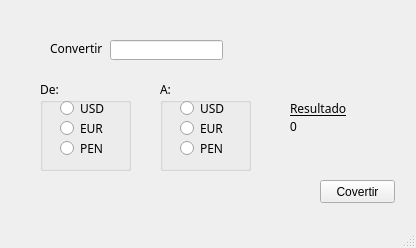
<?xml version="1.0" encoding="UTF-8"?>
<ui version="4.0">
 <class>MainWindow</class>
 <widget class="QMainWindow" name="MainWindow">
  <property name="geometry">
   <rect>
    <x>0</x>
    <y>0</y>
    <width>416</width>
    <height>248</height>
   </rect>
  </property>
  <property name="windowTitle">
   <string>Tipo de Cambio</string>
  </property>
  <property name="accessibleName">
   <string/>
  </property>
  <widget class="QWidget" name="centralwidget">
   <widget class="QLabel" name="lblConvertir">
    <property name="geometry">
     <rect>
      <x>50</x>
      <y>40</y>
      <width>61</width>
      <height>16</height>
     </rect>
    </property>
    <property name="font">
     <font>
      <family>Sitka</family>
     </font>
    </property>
    <property name="text">
     <string>Convertir</string>
    </property>
   </widget>
   <widget class="QLabel" name="lblResultado">
    <property name="geometry">
     <rect>
      <x>290</x>
      <y>100</y>
      <width>71</width>
      <height>16</height>
     </rect>
    </property>
    <property name="font">
     <font>
      <family>Sitka</family>
      <weight>50</weight>
      <bold>false</bold>
      <underline>true</underline>
     </font>
    </property>
    <property name="text">
     <string>Resultado</string>
    </property>
   </widget>
   <widget class="QLabel" name="lblCambio">
    <property name="geometry">
     <rect>
      <x>290</x>
      <y>120</y>
      <width>47</width>
      <height>13</height>
     </rect>
    </property>
    <property name="text">
     <string>0</string>
    </property>
   </widget>
   <widget class="QLineEdit" name="leImporte">
    <property name="geometry">
     <rect>
      <x>110</x>
      <y>40</y>
      <width>113</width>
      <height>20</height>
     </rect>
    </property>
   </widget>
   <widget class="QGroupBox" name="gbDe">
    <property name="geometry">
     <rect>
      <x>40</x>
      <y>80</y>
      <width>91</width>
      <height>91</height>
     </rect>
    </property>
    <property name="font">
     <font>
      <family>Sitka</family>
     </font>
    </property>
    <property name="title">
     <string>De:</string>
    </property>
    <widget class="QRadioButton" name="rbDeUSD">
     <property name="geometry">
      <rect>
       <x>20</x>
       <y>20</y>
       <width>51</width>
       <height>17</height>
      </rect>
     </property>
     <property name="text">
      <string>USD</string>
     </property>
    </widget>
    <widget class="QRadioButton" name="rbDeEUR">
     <property name="geometry">
      <rect>
       <x>20</x>
       <y>40</y>
       <width>51</width>
       <height>17</height>
      </rect>
     </property>
     <property name="text">
      <string>EUR</string>
     </property>
    </widget>
    <widget class="QRadioButton" name="rbDePEN">
     <property name="geometry">
      <rect>
       <x>20</x>
       <y>60</y>
       <width>51</width>
       <height>17</height>
      </rect>
     </property>
     <property name="text">
      <string>PEN</string>
     </property>
    </widget>
   </widget>
   <widget class="QGroupBox" name="gbA">
    <property name="geometry">
     <rect>
      <x>160</x>
      <y>80</y>
      <width>91</width>
      <height>91</height>
     </rect>
    </property>
    <property name="font">
     <font>
      <family>Sitka</family>
     </font>
    </property>
    <property name="title">
     <string>A:</string>
    </property>
    <widget class="QRadioButton" name="rbAUSD">
     <property name="geometry">
      <rect>
       <x>20</x>
       <y>20</y>
       <width>61</width>
       <height>17</height>
      </rect>
     </property>
     <property name="text">
      <string>USD</string>
     </property>
    </widget>
    <widget class="QRadioButton" name="rbAEUR">
     <property name="geometry">
      <rect>
       <x>20</x>
       <y>40</y>
       <width>51</width>
       <height>17</height>
      </rect>
     </property>
     <property name="text">
      <string>EUR</string>
     </property>
    </widget>
    <widget class="QRadioButton" name="rbAPEN">
     <property name="geometry">
      <rect>
       <x>20</x>
       <y>60</y>
       <width>51</width>
       <height>17</height>
      </rect>
     </property>
     <property name="text">
      <string>PEN</string>
     </property>
    </widget>
   </widget>
   <widget class="QPushButton" name="pbTipoCambio">
    <property name="geometry">
     <rect>
      <x>320</x>
      <y>180</y>
      <width>75</width>
      <height>23</height>
     </rect>
    </property>
    <property name="text">
     <string>Covertir</string>
    </property>
   </widget>
  </widget>
  <widget class="QMenuBar" name="menubar">
   <property name="geometry">
    <rect>
     <x>0</x>
     <y>0</y>
     <width>416</width>
     <height>21</height>
    </rect>
   </property>
  </widget>
  <widget class="QStatusBar" name="statusbar"/>
 </widget>
 <resources/>
 <connections/>
</ui>
